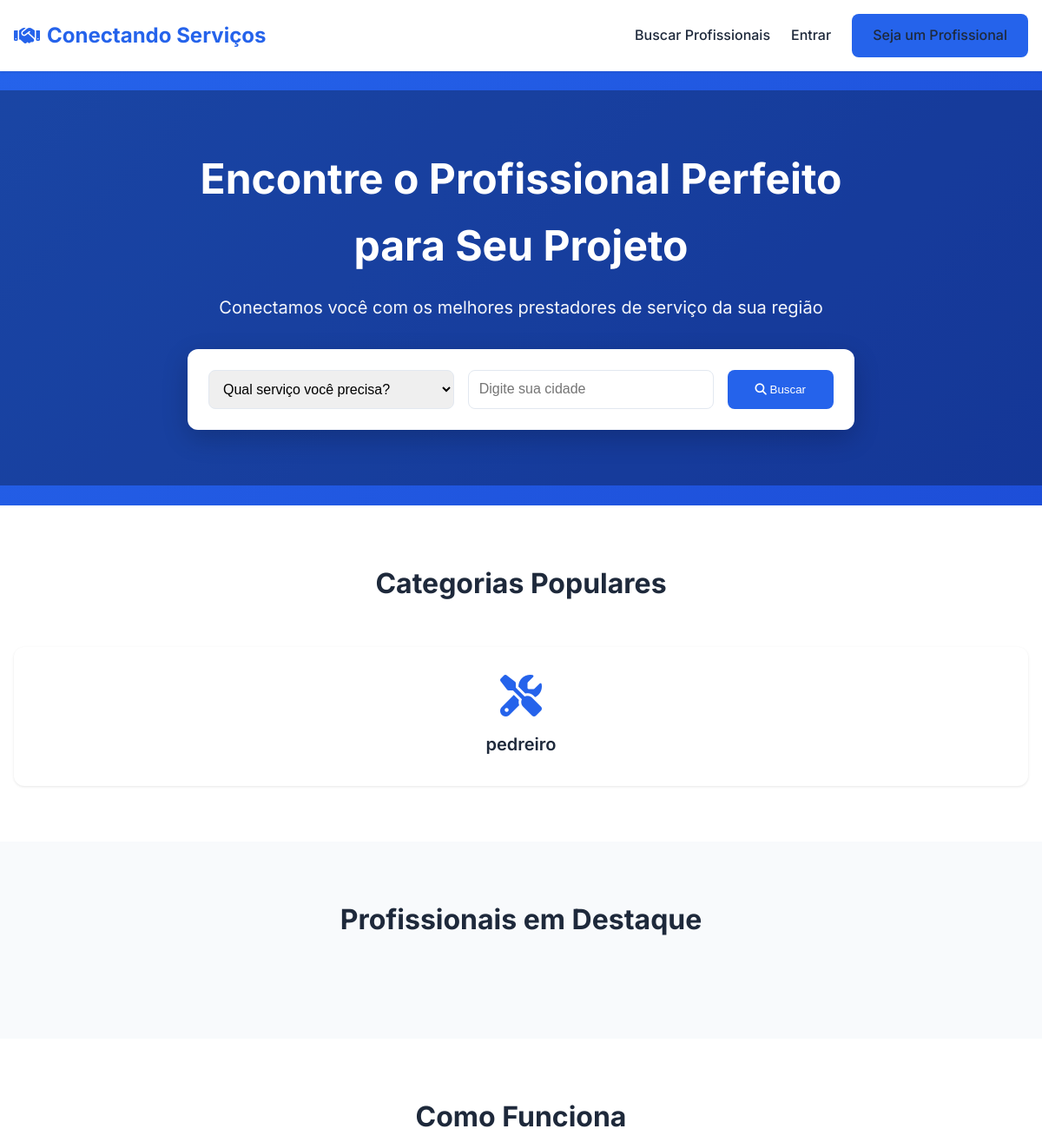
Before: / (upper part) with the older database file.
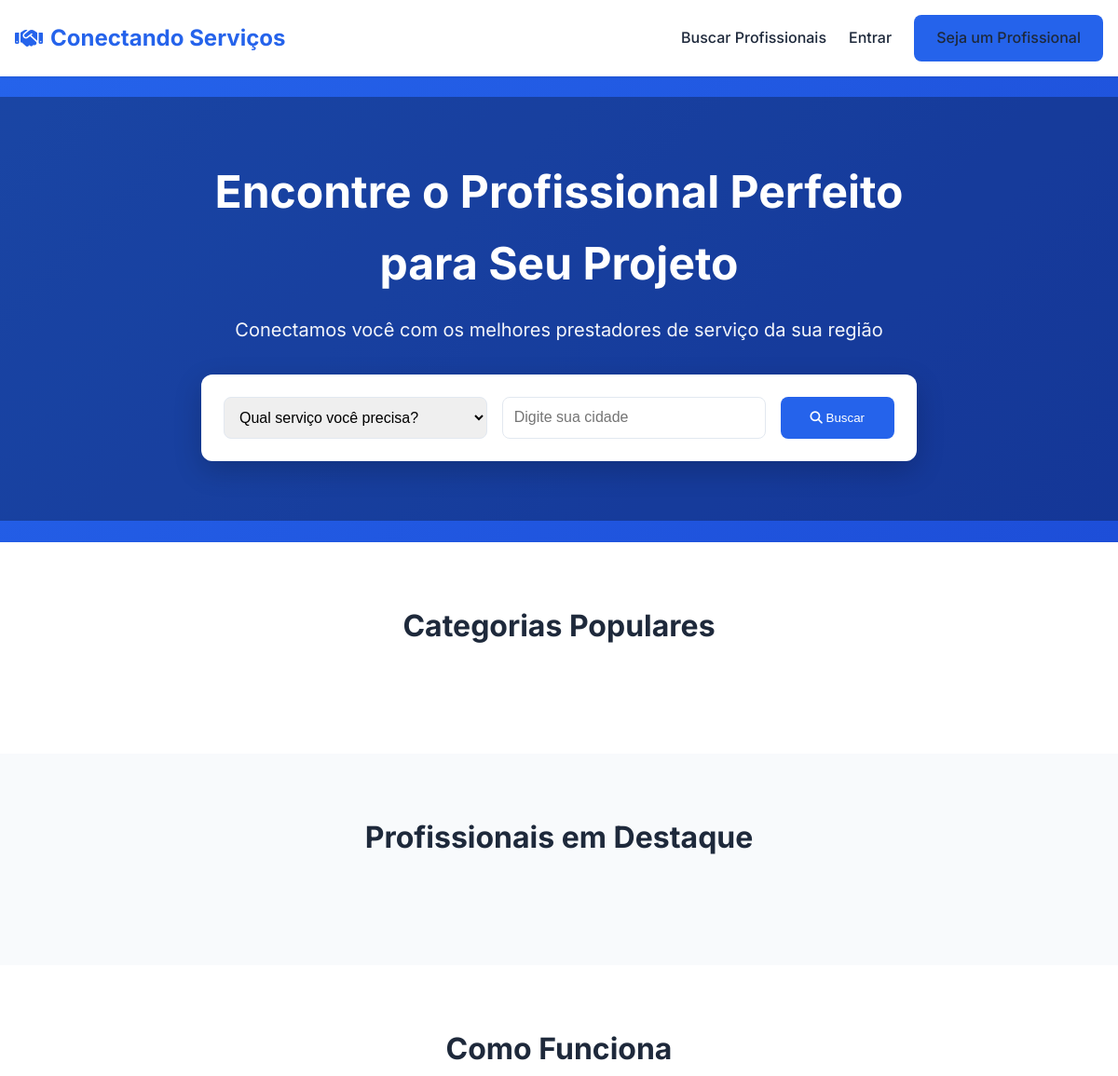
After: the same page with the newer database file.
### models.py (models this page shows, shortened)
class ServiceCategory(db.Model):
    __tablename__ = "service_categories"
    id = db.Column(db.Integer, primary_key=True)
    name = db.Column(db.String(140), unique=True, nullable=False)
    description = db.Column(db.Text)
    created_at = db.Column(db.DateTime, default=datetime.utcnow)
    professionals = db.relationship(
        "Professional",
        backref="category",
        cascade="all, delete-orphan"
    )

### app.py (the view)
@app.route('/')
def index():
    categories = ServiceCategory.query.order_by(ServiceCategory.name).all()
    professionals = Professional.query.order_by(Professional.created_at.desc()).limit(6).all()
    return render_template('index.html', categories=categories, professionals=professionals)

### templates/index.html (shortened to what this page needs)
{% extends "base.html" %}
{% block content %}
<section class="hero">
    <div class="hero-overlay">
        <div class="container hero-content">
            <h1>Encontre o Profissional Perfeito para Seu Projeto</h1>
            <p>Conectamos você com os melhores prestadores de serviço da sua região</p>
            <form action="{{ url_for('search') }}" method="get" class="hero-search">
                <select name="category" class="search-input">
                    <option value="">Qual serviço você precisa?</option>
                </select>
                <input type="text" name="city" placeholder="Digite sua cidade" class="search-input">
                <button type="submit" class="btn-search">
                    <i class="fas fa-search"></i> Buscar
                </button>
            </form>
        </div>
    </div>
</section>
<section class="section">
    <div class="container">
        <h2 class="section-title">Categorias Populares</h2>
        <div class="categories-grid">
            {% for category in categories %}
                <a href="{{ url_for('search') }}?category={{ category.id }}" class="category-card">
                    <i class="fas {{ category.icon or 'fa-tools' }}"></i>
                    <h3>{{ category.name }}</h3>
                </a>
            {% endfor %}
        </div>
    </div>
</section>
<section class="section bg-light">
    <div class="container">
        <h2 class="section-title">Profissionais em Destaque</h2>
    </div>
</section>
<section class="section">
    <div class="container">
        <h2 class="section-title">Como Funciona</h2>
    </div>
</section>
{% endblock %}

### templates/base.html (shortened to what this page needs)
<!DOCTYPE html>
<html lang="pt-BR">
<head>
    <link rel="stylesheet" href="https://cdnjs.cloudflare.com/ajax/libs/font-awesome/6.4.0/css/all.min.css">
    <link rel="stylesheet" href="{{ url_for('static', filename='css/style.css') }}">
</head>
<body>
    <nav class="navbar">
        <div class="container nav-container">
            <a href="{{ url_for('index') }}" class="logo">
                <i class="fas fa-handshake"></i>Conectando Serviços
            </a>
            <div class="nav-links">
                <a href="{{ url_for('search') }}">Buscar Profissionais</a>
                {% if current_user.is_authenticated %}
                  <a href="{{ url_for('editar_perfil') }}">Meu Perfil</a>
                    {% if current_user.user_type == 'professional' %}
                        <a href="{{ url_for('complete_professional_profile') }}">Perfil Profissional</a>
                    {% endif %}
                    {% if current_user.user_type == 'admin' %}
                        <a href="{{ url_for('list_categories') }}">Categorias</a>
                        <a href="{{ url_for('admin_professionals') }}">Profissionais</a>
                        <a href="{{ url_for('admin_users') }}">Usuários</a>
                    {% endif %}
                    <a href="{{ url_for('dashboard') }}">Dashboard</a>
                    <a href="{{ url_for('logout') }}" class="btn-secondary">Sair</a>
                {% else %}
                    <a href="{{ url_for('login') }}">Entrar</a>
                    <a href="{{ url_for('register') }}?type=professional" class="btn-primary">Seja um Profissional</a>
                {% endif %}
            </div>
        </div>
    </nav>
    <main>
        {% block content %}{% endblock %}
    </main>
</body>
</html>

### static/css/style.css (style rules this page uses)
:root { --primary-color: #2563eb; --primary-dark: #1d4ed8; --secondary-color: #64748b; --success-color: #10b981; --danger-color: #ef4444; --warning-color: #f59e0b; --bg-light: #f8fafc; --text-dark: #1e293b; --text-muted: #64748b; --border-color: #e2e8f0; }
* { margin: 0; padding: 0; box-sizing: border-box; }
body { font-family: 'Inter', -apple-system, BlinkMacSystemFont, 'Segoe UI', sans-serif; color: var(--text-dark); line-height: 1.6; }
.container { max-width: 1280px; margin: 0 auto; padding: 0 1rem; }
.navbar { background: white; box-shadow: 0 1px 3px rgba(0,0,0,0.1); position: sticky; top: 0; z-index: 100; padding: 1rem 0; }
.nav-container { display: flex; justify-content: space-between; align-items: center; }
.logo { font-size: 1.5rem; font-weight: 700; color: var(--primary-color); text-decoration: none; display: flex; align-items: center; gap: 0.5rem; }
.nav-links { display: flex; gap: 1.5rem; align-items: center; }
.nav-links a { text-decoration: none; color: var(--text-dark); font-weight: 500; transition: color 0.2s; }
.btn-primary { background: var(--primary-color); color: white; padding: 0.75rem 1.5rem; border: none; border-radius: 0.5rem; font-weight: 500; cursor: pointer; text-decoration: none; display: inline-block; transition: background 0.2s; }
.hero { background: linear-gradient(135deg, #2563eb 0%, #1d4ed8 100%); min-height: 500px; display: flex; align-items: center; justify-content: center; position: relative; color: white; }
.hero-overlay { width: 100%; background: rgba(0,0,0,0.3); padding: 4rem 0; }
.hero-content { text-align: center; max-width: 800px; margin: 0 auto; }
.hero h1 { font-size: 3rem; font-weight: 700; margin-bottom: 1rem; }
.hero p { font-size: 1.25rem; margin-bottom: 2rem; opacity: 0.95; }
.hero-search { background: white; padding: 1.5rem; border-radius: 0.75rem; display: flex; gap: 1rem; box-shadow: 0 10px 30px rgba(0,0,0,0.2); }
.search-input { flex: 1; padding: 0.75rem; border: 1px solid var(--border-color); border-radius: 0.5rem; font-size: 1rem; }
.btn-search { background: var(--primary-color); color: white; padding: 0.75rem 2rem; border: none; border-radius: 0.5rem; font-weight: 500; cursor: pointer; white-space: nowrap; }
.section { padding: 4rem 0; }
.section-title { font-size: 2rem; font-weight: 700; text-align: center; margin-bottom: 3rem; }
.bg-light { background: var(--bg-light); }

Changed rows visible on the page:
removed ServiceCategory: name "pedreiro"
